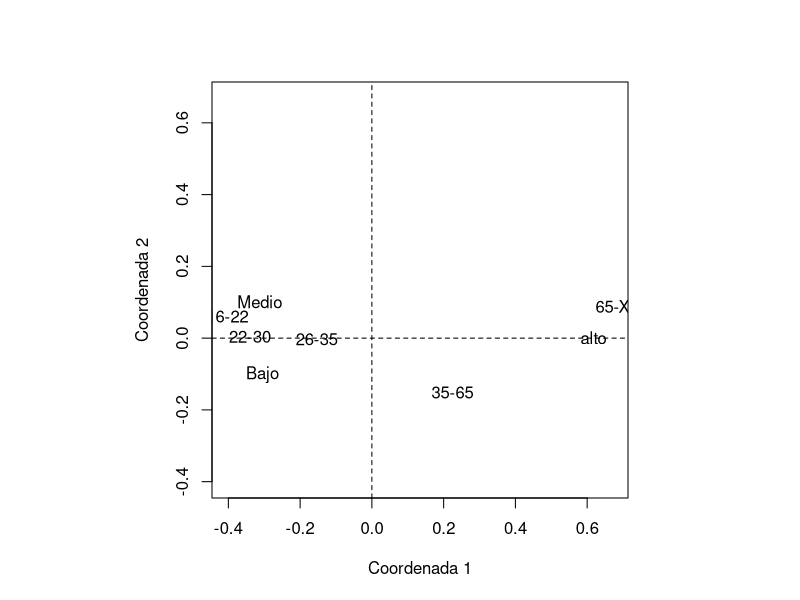

Here is the R script that generated this plot:
#Analizar el grado de preferencia de una hamburguesa nueva entre distintos grupos de edades.
# Cargar datos

datos<-matrix(c(21,21,14,13,8,8,9,6,8,2,2,3,4,10,10),ncol=5, nrow = 3, byrow=TRUE, dimnames = list(c("Bajo","Medio","alto"), c("16-22","22-30","26-35","35-65","65-X")))
datos

# Calcular porcentajes 
ncol<-5 
nfila<-3 
n<-sum(datos) 
n
filaTotal<-apply(datos,1,sum)
filaTotal
colTotal<-apply(datos,2,sum)
colTotal
xfilaTotal<-cbind(filaTotal,filaTotal,filaTotal,filaTotal,filaTotal)
xfilaTotal
xcolTotal<-rbind(colTotal,colTotal,colTotal)
xcolTotal
xfilaTotal<-datos/xfilaTotal 
xcolTotal<-datos/xcolTotal 
rdot<-filaTotal/n 
rdot
cdot<-colTotal/n 
cdot

# Calcular las matrices de distancias entre columnas 
dcols<-matrix(0,ncol,ncol) 
for(i in 1:ncol){ 
  for(j in 1:ncol){d<-0 
  for(k in 1:nfila) d<-d+(xcolTotal[k,i]-xcolTotal[k,j])^2/rdot[k] 
  dcols[i,j]<-sqrt(d)}} 
dcols

# Calcular las matrices de distancias entre filas
dfilas<-matrix(0,nfila,nfila) 
for(i in 1:nfila){ 
  for(j in 1:nfila){d<-0 
  for(k in 1:ncol) d<-d+(xfilaTotal[i,k]-xfilaTotal[j,k])^2/cdot[k] 
  dfilas[i,j]<-sqrt(d)}} 
dfilas

# Ejecutar el analisis de correspondencias
r1<-cmdscale(dcols,eig=TRUE) 
r1$points 
r1$eig 
c1<-cmdscale(dfilas,eig=TRUE) 
c1$points 
c1$eig 

# Dibujar las coordenadas en un dos dimensiones 
par(pty="s") 
plot(r1$points,xlim=range(r1$points[,1],c1$points[,1]),ylim=range(r1$points[,1],c1$points[,1]),type="n", xlab="Coordenada 1",ylab="Coordenada 2",lwd=2) 
text(r1$points,labels=c("16-22","22-30","26-35","35-65","65-X"),lwd=2) 
text(c1$points,labels=c("Bajo","Medio","alto"),lwd=4) 
abline(h=0,lty=2) 
abline(v=0,lty=2)
